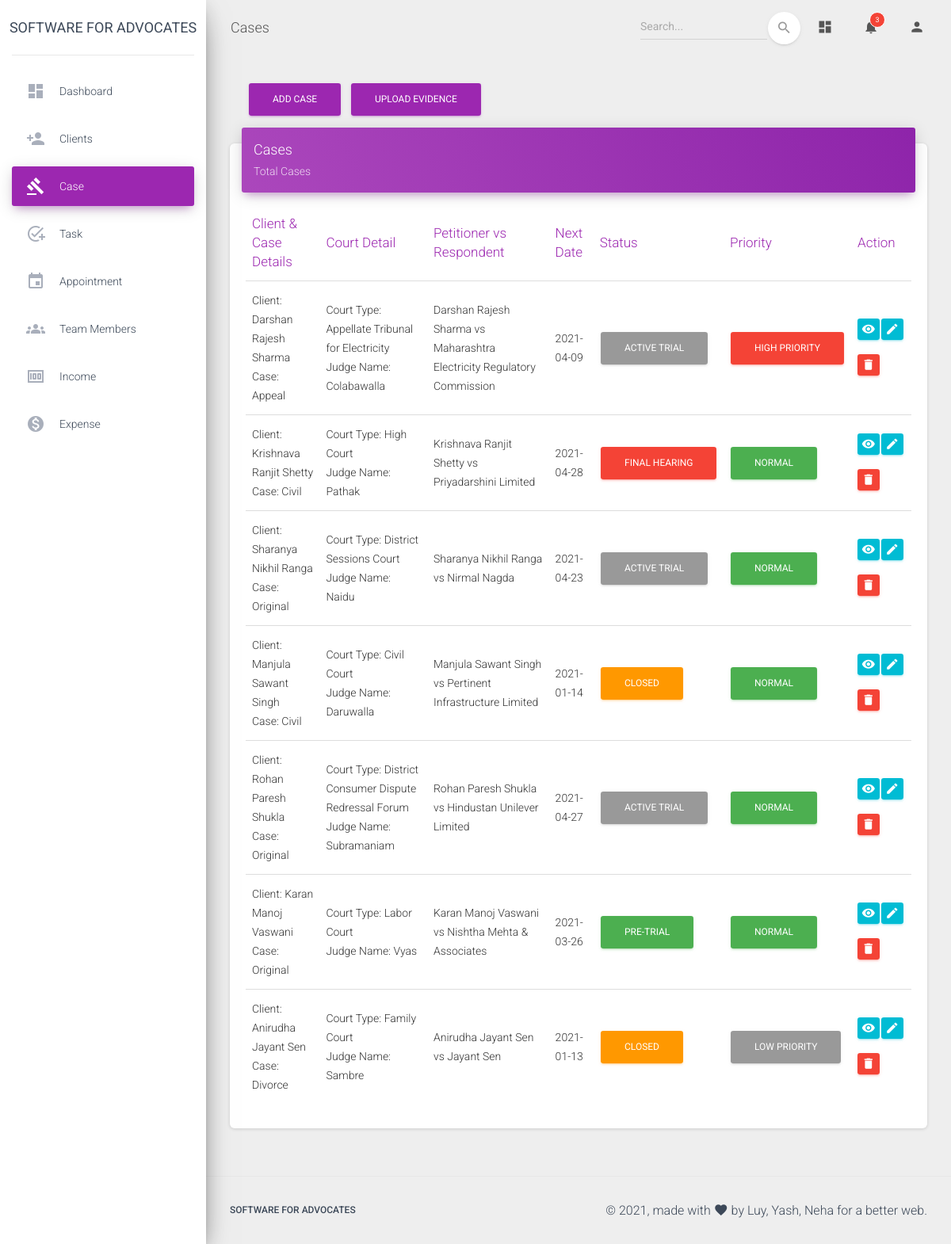
The page /admin/cases.php (signed in) on the database its author committed.
### tables this page shows
CREATE TABLE `cases` (
  `ID` int(20) NOT NULL,
  `clientname` varchar(50) NOT NULL,
  `clienttype` varchar(20) NOT NULL,
  `oppositionname` varchar(50) NOT NULL,
  `oppositionadvocate` varchar(20) NOT NULL,
  `casenumber` int(20) NOT NULL,
  `casetype` varchar(20) NOT NULL,
  `act` varchar(20) NOT NULL,
  `filingnumber` int(20) NOT NULL,
  `filingdate` date NOT NULL,
  `regno` int(20) NOT NULL,
  `regdate` date NOT NULL,
  `hearingdate` date NOT NULL,
  `cnrno` varchar(30) NOT NULL,
  `description` varchar(100) NOT NULL,
  `courtno` int(20) NOT NULL,
  `courttype` varchar(50) NOT NULL,
  `courtname` varchar(20) NOT NULL,
  `judgename` varchar(30) NOT NULL,
  `remarks` varchar(100) NOT NULL,
  `status` varchar(20) NOT NULL,
  `priority` varchar(15) NOT NULL,
  `prioritynumber` int(200) NOT NULL,
  `phyloc` varchar(1000) NOT NULL
);

### admin/cases.php (the view, shortened to what this page needs)
<?php
 if(isset($_SESSION['admin']) && $_SESSION['admin']==true) {
 $conn = db_connect();
 $query = "SELECT * from cases ORDER BY prioritynumber ASC";
 $result = mysqli_query($conn, $query);
?>
<!DOCTYPE html>
<html lang="en">
<head>
  <link rel="stylesheet" href="https://maxcdn.bootstrapcdn.com/font-awesome/latest/css/font-awesome.min.css">
  <link href="../assets/css/material-dashboard.css?v=2.1.2" rel="stylesheet" />
</head>
<body class="">
  <div class="wrapper ">
    <div class="sidebar" data-color="purple" data-background-color="white">
      <div class="logo"><a href="#" class="simple-text logo-normal">
          Software for Advocates
        </a></div>
      <div class="sidebar-wrapper">
        <ul class="nav">
          <li class="nav-item ">
            <a class="nav-link" href="./dashboard.php">
              <i class="material-icons">dashboard</i>
              <p>Dashboard</p>
            </a>
          </li>
          <li class="nav-item ">
            <a class="nav-link" href="./client.php">
              <i class="material-icons">person_add</i>
              <p>Clients</p>
            </a>
          </li>
          <li class="nav-item active ">
            <a class="nav-link" href="./cases.php">
              <i class="material-icons">gavel</i>
              <p>Case</p>
            </a>
          </li>
          <li class="nav-item ">
            <a class="nav-link" href="./task.php">
              <i class="material-icons">add_task</i>
              <p>Task</p>
            </a>
          </li>
          <li class="nav-item ">
            <a class="nav-link" href="./appointment.php">
              <i class="material-icons">event</i>
              <p>Appointment</p>
            </a>
          </li>
          <li class="nav-item ">
            <a class="nav-link" href="./teammembers.php">
              <i class="material-icons">groups</i>
              <p>Team members</p>
            </a>
          </li>
          <li class="nav-item ">
            <a class="nav-link" href="./income.php">
              <i class="material-icons">money</i>
              <p>Income</p>
            </a>
          </li>
          <li class="nav-item ">
            <a class="nav-link" href="./expense.php">
              <i class="material-icons">monetization_on</i>
              <p>Expense</p>
            </a>
          </li>
        </ul>
      </div>
    </div>
    <div class="main-panel">
      <nav class="navbar navbar-expand-lg navbar-transparent navbar-absolute fixed-top ">
        <div class="container-fluid">
          <div class="navbar-wrapper">
            <a class="navbar-brand">Cases</a>
          </div>
          <div class="collapse navbar-collapse justify-content-end">
            <form class="navbar-form">
              <div class="input-group no-border">
                <input type="text" name="search" id="search" class="form-control" placeholder="Search...">
                <button type="button" class="btn btn-white btn-round btn-just-icon">
                <i class="material-icons">search</i>
                <div class="ripple-container"></div>
                </button>
              </div>
            </form>
            <ul class="navbar-nav">
              <li class="nav-item">
                <a class="nav-link" href="./dashboard.php">
                  <i class="material-icons">dashboard</i>
                </a>
              </li>
              <li class="nav-item dropdown">
                <a class="nav-link" href="#" id="navbarDropdownMenuLink" data-toggle="dropdown" aria-haspopup="true" aria-expanded="false">
                  <i class="material-icons">notifications</i>
                  <span class="notification">3</span>
                </a>
              </li>
              <li class="nav-item dropdown">
                <a class="nav-link" href="javascript:;" id="navbarDropdownProfile" data-toggle="dropdown" aria-haspopup="true" aria-expanded="false">
                  <i class="material-icons">person</i>
                </a>
              </li>
            </ul>
          </div>
        </div>
      </nav>
      <div class="content">
        <div class="container-fluid">
        <div class="row">
            <div class="col-2">
              <a href="./addcase.php" class="btn btn-primary ml-4" role="button">Add Case</a>
            </div>
            <div class="col-2">
            <a href="./uploadevidence.php">
            <button type="button" class="btn btn-primary" name="uploadevidence" id="uploadevidence">Upload Evidence</button>
            </a>
            </div>
          </div>
          <div class="row">
            <div class="col-lg-12 col-md-12">
              <div class="card">
                <div class="card-header card-header-primary">
                  <h4 class="card-title">Cases</h4>
                  <p class="card-category">Total Cases</p>
                </div>
                <div class="card-body table-responsive">
                  <table class="table table-hover" id="myTable">
                    <thead class="text-primary">
                      <th>Client & Case Details</th>
                      <th>Court Detail</th>
                      <th>Petitioner vs Respondent</th>
                      <th>Next Date</th>
                      <th>Status</th>
                      <th>Priority</th>
                      <th>Action</th>
                    </thead>
                    <tbody>
                    <?php while($array = mysqli_fetch_assoc($result)): ?>
                      <tr class="case">
                        <td><?php echo "Client: ".$array['clientname']; ?><br>
                        <?php echo "Case: ".$array['casetype']; ?></td>
                        <td><?php echo "Court Type: ".$array['courttype']; ?><br>
                        <?php echo "Judge Name: ".$array['judgename']; ?></td>
                        <td><?php echo $array['clientname'] ." vs ". $array['oppositionname']; ?></td>
                        <td><?php echo $array['hearingdate']; ?></td>
                        <td>
                          <?php if($array['status']=='PRE-TRIAL') { ?>
                          <button type="button" class="btn btn-success" onclick="fetchstatus(<?php echo $array['ID']?>);">
                          <?php echo $array['status']; ?>
                          </button>
                          <?php } else if($array['status']=='ACTIVE TRIAL') { ?>
                          <button type="button" class="btn btn-default" onclick="fetchstatus(<?php echo $array['ID']?>);">
                          <?php echo $array['status']; ?>
                          </button>
                          <?php } else if($array['status']=='FINAL HEARING') { ?>
                          <button type="button" class="btn btn-danger" onclick="fetchstatus(<?php echo $array['ID']?>);">
                          <?php echo $array['status']; ?>
                          </button>
                          <?php } else if($array['status']=='CLOSED') { ?>
                          <button type="button" class="btn btn-warning">
                          <?php echo $array['status']; ?>
                          </button>
                          <?php } ?>
                        </td>
                        <td>
                          <?php if($array['priority']=='NORMAL') { ?>
                          <button type="button" class="btn btn-success" onclick="fetchpriority(<?php echo $array['ID']?>);">
                          <?php echo $array['priority']; ?>
                          </button>
                          <?php } else if($array['priority']=='HIGH PRIORITY') { ?>
                          <button type="button" class="btn btn-danger" onclick="fetchpriority(<?php echo $array['ID']?>);">
                          <?php echo $array['priority']; ?>
                          </button>
                          <?php } else if($array['priority']=='LOW PRIORITY') { ?>
                          <button type="button" class="btn btn-default" onclick="fetchpriority(<?php echo $array['ID']?>);">
                          <?php echo $array['priority']; ?>
                          </button>
                          <?php } ?>
                        </td>
                        <td class="td-actions text-middle">
                          <div class='row'>
                          <div class='col-1 form-group'>
                          <form method= "post" action ="./viewcase.php">
                            <button type="submit" rel="tooltip" class="btn btn-info" name='view' value="<?php echo $array['ID']; ?>">
                                <i class="material-icons">visibility</i>
                            </button>
                          </form>
                          </div>
                          <div class='col-1 form-group'>
                          <form method= "post" action ="./editcase.php">
                            <button type="submit" rel="tooltip" class="btn btn-info" name='edit' value="<?php echo $array['ID']; ?>">
                                <i class="material-icons">edit</i>
                            </button>
                          </form>
                          </div>
                          <div class='col-1 form-group'>
                          <form method= "post" action ="./deletecase.php">
                            <button type="submit" rel="tooltip" class="btn btn-danger" name='delete' onclick="return confirm('Are you sure?');" value="<?php echo $array['ID']; ?>">
                                <i class="material-icons">delete</i>
                            </button>
                          </form>
                          </div>
                          </div>
                        </td>
                      </tr>
                    <?php endwhile; ?>
                    </tbody>
                  </table>
                </div>
              </div>
            </div>
          </div>
        </div>
      </div>
      <footer class="footer">
        <div class="container-fluid">
          <nav class="float-left">
            <ul>
              <li>
                <a>
                  Software for Advocates
                </a>
              </li>
            </ul>
          </nav>
          <div class="copyright float-right">
            &copy;
            , made with <i class="material-icons">favorite</i> by
            Luy, Yash, Neha for a better web.
          </div>
        </div>
      </footer>
    </div>
  </div>
</body>
</html>
<?php
}
else {
  header("Location: ../index.php");
}
?>

### rows shown on the page
cases: clientname "Darshan Rajesh Sharma", casetype "Appeal", courttype "Appellate Tribunal for Electricity", judgename "Colabawalla", oppositionname "Maharashtra Electricity Regulatory Commission", hearingdate "2021-04-09", status "ACTIVE TRIAL", priority "HIGH PRIORITY", $array['ID'] 1 (drawn)
cases: clientname "Krishnava Ranjit Shetty", casetype "Civil", courttype "High Court", judgename "Pathak", oppositionname "Priyadarshini Limited", hearingdate "2021-04-28", status "FINAL HEARING", priority "NORMAL", $array['ID'] 2 (drawn)
cases: clientname "Sharanya Nikhil Ranga", casetype "Original", courttype "District Sessions Court", judgename "Naidu", oppositionname "Nirmal Nagda", hearingdate "2021-04-23", status "ACTIVE TRIAL", priority "NORMAL", $array['ID'] 4 (drawn)
cases: clientname "Manjula Sawant Singh", casetype "Civil", courttype "Civil Court", judgename "Daruwalla", oppositionname "Pertinent Infrastructure Limited", hearingdate "2021-01-14", status "CLOSED", priority "NORMAL", $array['ID'] 5 (drawn)
cases: clientname "Rohan Paresh Shukla", casetype "Original", courttype "District Consumer Dispute Redressal Forum", judgename "Subramaniam", oppositionname "Hindustan Unilever Limited", hearingdate "2021-04-27", status "ACTIVE TRIAL", priority "NORMAL", $array['ID'] 6 (drawn)
cases: clientname "Karan Manoj Vaswani", casetype "Original", courttype "Labor Court", judgename "Vyas", oppositionname "Nishtha Mehta & Associates", hearingdate "2021-03-26", status "PRE-TRIAL", priority "NORMAL", $array['ID'] 7 (drawn)
cases: clientname "Anirudha Jayant Sen", casetype "Divorce", courttype "Family Court", judgename "Sambre", oppositionname "Jayant Sen", hearingdate "2021-01-13", status "CLOSED", priority "LOW PRIORITY", $array['ID'] 3 (drawn)
